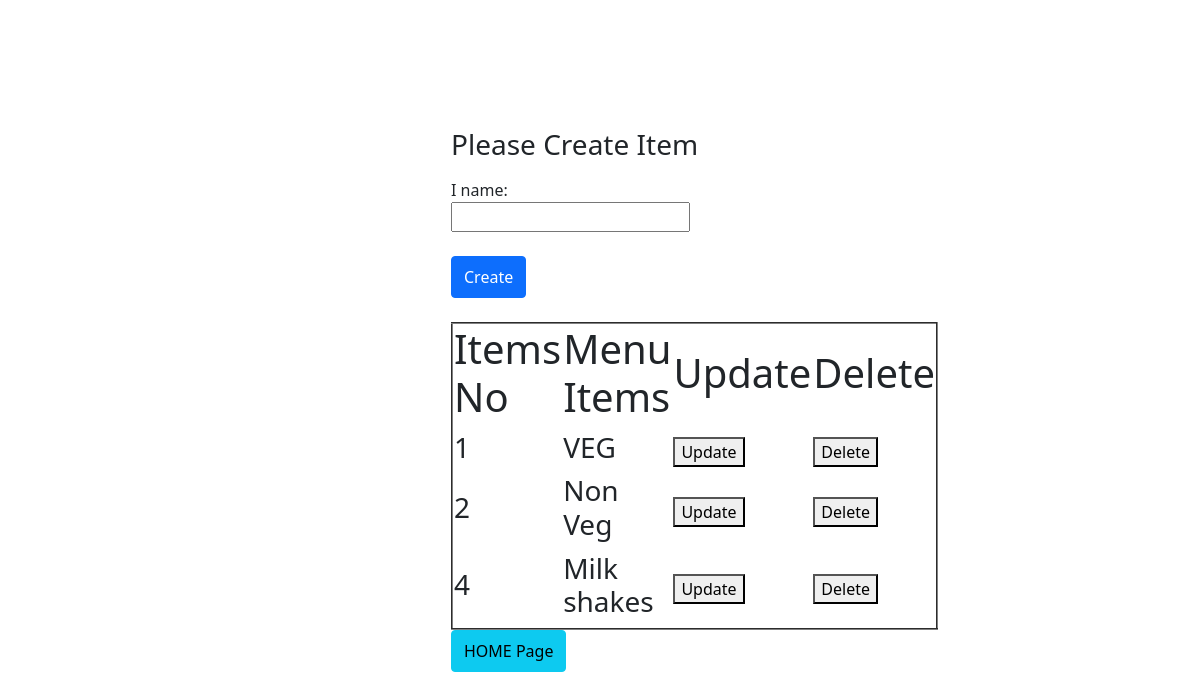
/food/item_create/ (signed in), run on the app's committed database.
### food/models.py (models this page shows, shortened)
class menu_items(models.Model):
    mid = models.SmallAutoField(primary_key=True)
    i_name = models.CharField(max_length=50, unique=True)

### food/views.py (the view)
@login_required(login_url='/authe/login')
def create_item_view(request):
    res = menu_items.objects.all()
    form = menu_items_form()
    if request.method == 'POST':
        print(request.POST)
        form = menu_items_form(request.POST)
        if form.is_valid:
            form.save()
    if request.method == 'GET':
        res = menu_items.objects.all()
    return render(request=request, template_name='items_create.html', context={'form': form, 'res': res})

### food/forms.py
class menu_items_form(forms.ModelForm):
    class Meta:
        model = menu_items
        fields = '__all__'

### food/templates/items_create.html (shortened to what this page needs)
<!doctype html>
<html lang="en" data-bs-theme="auto">
<head>
  {% load static %}
  <link rel="stylesheet" href="https://cdn.jsdelivr.net/npm/@docsearch/css@3">
  {% include 'partials/_bootcss.html' %}
  <link href="{% static 'css/sign-in.css'%}" rel="stylesheet">
</head>
<body class="d-flex align-items-center py-4 bg-body-tertiary">
  <main class="form-signin w-10 m-auto">
    {% block content %}
    <form method="post">
      <h1 class="h3 mb-3 fw-normal">Please Create Item</h1>
      <div>{{form}}</div>
      <br>
      <button class="btn btn-primary w-45 py-2" type="submit">Create</button>
    </form>
    <br>
    <div>
      <table border="2">
        <tr>
          <th>
            <h1>Items No</h1>
          </th>
          <th>
            <h1>Menu Items</h1>
          </th>
          <th>
            <h1>Update</h1>
          </th>
          <th>
            <h1>Delete</h1>
          </th>
        </tr>
        {% for i in res %}
        <tr>
          <td>
            <h3>{{i.mid}}</h3>
          </td>
          <td>
            <h3>{{i.i_name}}</h3>
          </td>
          <td>
            <a href="{% url 'food:item_update' pk=i.mid %}"><button>Update</button></a>
          </td>
          <td>
            <a href="{% url 'food:item_delete' pk=i.mid %}"><button>Delete</button></a>
          </td>
        </tr>
        {% endfor %}
      </table>
    </div>
    {% endblock %}
    <a href="{%url 'authe:admin_home' %}" class="btn btn-info w-45 py-2">HOME Page</a>
  </main>
  {% include 'partials/_bootjs.html' %}
</body>
</html>

### food/static/css/sign-in.css (style rules this page uses)
html, body { height: 100%; }
.form-signin { max-width: 330px; padding: 1rem; }

### data on the page
menu_items: mid "1", i_name "VEG"
menu_items: mid "2", i_name "Non Veg"
menu_items: mid "4", i_name "Milk shakes"
